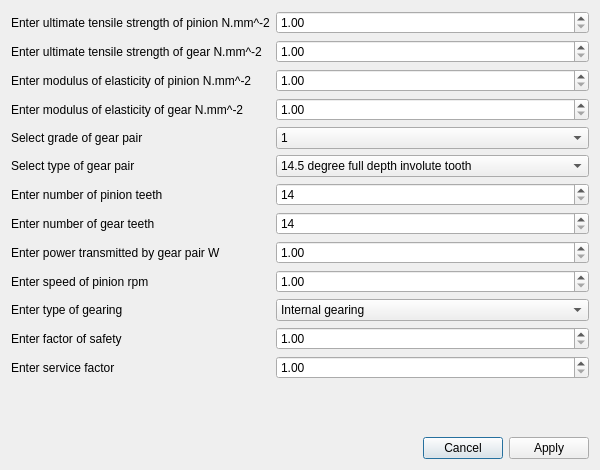
<?xml version="1.0" encoding="UTF-8"?>
<ui version="4.0">
 <class>Dialog</class>
 <widget class="QDialog" name="Dialog">
  <property name="geometry">
   <rect>
    <x>0</x>
    <y>0</y>
    <width>600</width>
    <height>470</height>
   </rect>
  </property>
  <property name="minimumSize">
   <size>
    <width>600</width>
    <height>470</height>
   </size>
  </property>
  <property name="maximumSize">
   <size>
    <width>600</width>
    <height>470</height>
   </size>
  </property>
  <property name="windowTitle">
   <string>Design Data</string>
  </property>
  <layout class="QGridLayout" name="gridLayout">
   <item row="0" column="0">
    <layout class="QFormLayout" name="formLayout">
     <item row="0" column="0">
      <widget class="QLabel" name="pinionStrengthLabel">
       <property name="text">
        <string>Enter ultimate tensile strength of pinion N.mm^-2</string>
       </property>
      </widget>
     </item>
     <item row="0" column="1">
      <widget class="QDoubleSpinBox" name="pinionStrength">
       <property name="minimum">
        <double>1.000000000000000</double>
       </property>
       <property name="maximum">
        <double>10000000.000000000000000</double>
       </property>
      </widget>
     </item>
     <item row="1" column="0">
      <widget class="QLabel" name="gearStrengthLabel">
       <property name="text">
        <string>Enter ultimate tensile strength of gear N.mm^-2</string>
       </property>
      </widget>
     </item>
     <item row="1" column="1">
      <widget class="QDoubleSpinBox" name="gearStrength">
       <property name="minimum">
        <double>1.000000000000000</double>
       </property>
       <property name="maximum">
        <double>10000000.000000000000000</double>
       </property>
      </widget>
     </item>
     <item row="2" column="0">
      <widget class="QLabel" name="pinionElasticityLabel">
       <property name="text">
        <string>Enter modulus of elasticity of pinion N.mm^-2</string>
       </property>
      </widget>
     </item>
     <item row="2" column="1">
      <widget class="QDoubleSpinBox" name="pinionElasticity">
       <property name="minimum">
        <double>1.000000000000000</double>
       </property>
       <property name="maximum">
        <double>10000000.000000000000000</double>
       </property>
      </widget>
     </item>
     <item row="3" column="0">
      <widget class="QLabel" name="gearElasticityLabel">
       <property name="text">
        <string>Enter modulus of elasticity of gear N.mm^-2</string>
       </property>
      </widget>
     </item>
     <item row="3" column="1">
      <widget class="QDoubleSpinBox" name="gearElasticity">
       <property name="minimum">
        <double>1.000000000000000</double>
       </property>
       <property name="maximum">
        <double>10000000.000000000000000</double>
       </property>
      </widget>
     </item>
     <item row="4" column="0">
      <widget class="QLabel" name="gradeLabel">
       <property name="text">
        <string>Select grade of gear pair</string>
       </property>
      </widget>
     </item>
     <item row="4" column="1">
      <widget class="QComboBox" name="grade">
       <item>
        <property name="text">
         <string>1</string>
        </property>
       </item>
       <item>
        <property name="text">
         <string>2</string>
        </property>
       </item>
       <item>
        <property name="text">
         <string>3</string>
        </property>
       </item>
       <item>
        <property name="text">
         <string>4</string>
        </property>
       </item>
       <item>
        <property name="text">
         <string>5</string>
        </property>
       </item>
       <item>
        <property name="text">
         <string>6</string>
        </property>
       </item>
       <item>
        <property name="text">
         <string>7</string>
        </property>
       </item>
       <item>
        <property name="text">
         <string>8</string>
        </property>
       </item>
       <item>
        <property name="text">
         <string>9</string>
        </property>
       </item>
       <item>
        <property name="text">
         <string>10</string>
        </property>
       </item>
       <item>
        <property name="text">
         <string>11</string>
        </property>
       </item>
       <item>
        <property name="text">
         <string>12</string>
        </property>
       </item>
      </widget>
     </item>
     <item row="5" column="0">
      <widget class="QLabel" name="profileLabel">
       <property name="text">
        <string>Select type of gear pair</string>
       </property>
      </widget>
     </item>
     <item row="5" column="1">
      <widget class="QComboBox" name="profile">
       <item>
        <property name="text">
         <string>14.5 degree full depth involute tooth</string>
        </property>
       </item>
       <item>
        <property name="text">
         <string>20 degree full depth involute tooth</string>
        </property>
       </item>
       <item>
        <property name="text">
         <string>20 degree stub involute tooth</string>
        </property>
       </item>
      </widget>
     </item>
     <item row="6" column="0">
      <widget class="QLabel" name="pinionTeethLabel">
       <property name="text">
        <string>Enter number of pinion teeth</string>
       </property>
      </widget>
     </item>
     <item row="6" column="1">
      <widget class="QSpinBox" name="pinionTeeth">
       <property name="minimum">
        <number>14</number>
       </property>
       <property name="maximum">
        <number>300</number>
       </property>
      </widget>
     </item>
     <item row="7" column="0">
      <widget class="QLabel" name="gearTeethLabel">
       <property name="text">
        <string>Enter number of gear teeth</string>
       </property>
      </widget>
     </item>
     <item row="7" column="1">
      <widget class="QSpinBox" name="gearTeeth">
       <property name="minimum">
        <number>14</number>
       </property>
       <property name="maximum">
        <number>300</number>
       </property>
      </widget>
     </item>
     <item row="8" column="0">
      <widget class="QLabel" name="powerLabel">
       <property name="text">
        <string>Enter power transmitted by gear pair W</string>
       </property>
      </widget>
     </item>
     <item row="8" column="1">
      <widget class="QDoubleSpinBox" name="power">
       <property name="minimum">
        <double>1.000000000000000</double>
       </property>
       <property name="maximum">
        <double>1000000.000000000000000</double>
       </property>
      </widget>
     </item>
     <item row="9" column="0">
      <widget class="QLabel" name="pinionRpmLabel">
       <property name="text">
        <string>Enter speed of pinion rpm</string>
       </property>
      </widget>
     </item>
     <item row="9" column="1">
      <widget class="QDoubleSpinBox" name="pinionRpm">
       <property name="minimum">
        <double>1.000000000000000</double>
       </property>
       <property name="maximum">
        <double>10000.000000000000000</double>
       </property>
      </widget>
     </item>
     <item row="10" column="0">
      <widget class="QLabel" name="gearingLabel">
       <property name="text">
        <string>Enter type of gearing</string>
       </property>
      </widget>
     </item>
     <item row="10" column="1">
      <widget class="QComboBox" name="gearing">
       <item>
        <property name="text">
         <string>Internal gearing</string>
        </property>
       </item>
       <item>
        <property name="text">
         <string>External gearing</string>
        </property>
       </item>
      </widget>
     </item>
     <item row="11" column="0">
      <widget class="QLabel" name="safetyFactorLabel">
       <property name="text">
        <string>Enter factor of safety</string>
       </property>
      </widget>
     </item>
     <item row="11" column="1">
      <widget class="QDoubleSpinBox" name="safetyFactor">
       <property name="minimum">
        <double>1.000000000000000</double>
       </property>
       <property name="maximum">
        <double>10.000000000000000</double>
       </property>
      </widget>
     </item>
     <item row="12" column="0">
      <widget class="QLabel" name="serviceFactorLabel">
       <property name="text">
        <string>Enter service factor</string>
       </property>
      </widget>
     </item>
     <item row="12" column="1">
      <widget class="QDoubleSpinBox" name="serviceFactor">
       <property name="minimum">
        <double>1.000000000000000</double>
       </property>
       <property name="maximum">
        <double>10.000000000000000</double>
       </property>
      </widget>
     </item>
    </layout>
   </item>
   <item row="1" column="0">
    <widget class="QDialogButtonBox" name="buttonBox">
     <property name="orientation">
      <enum>Qt::Horizontal</enum>
     </property>
     <property name="standardButtons">
      <set>QDialogButtonBox::Apply|QDialogButtonBox::Cancel</set>
     </property>
    </widget>
   </item>
  </layout>
 </widget>
 <resources/>
 <connections>
  <connection>
   <sender>buttonBox</sender>
   <signal>accepted()</signal>
   <receiver>Dialog</receiver>
   <slot>accept()</slot>
   <hints>
    <hint type="sourcelabel">
     <x>248</x>
     <y>254</y>
    </hint>
    <hint type="destinationlabel">
     <x>157</x>
     <y>274</y>
    </hint>
   </hints>
  </connection>
  <connection>
   <sender>buttonBox</sender>
   <signal>rejected()</signal>
   <receiver>Dialog</receiver>
   <slot>reject()</slot>
   <hints>
    <hint type="sourcelabel">
     <x>316</x>
     <y>260</y>
    </hint>
    <hint type="destinationlabel">
     <x>286</x>
     <y>274</y>
    </hint>
   </hints>
  </connection>
 </connections>
</ui>
